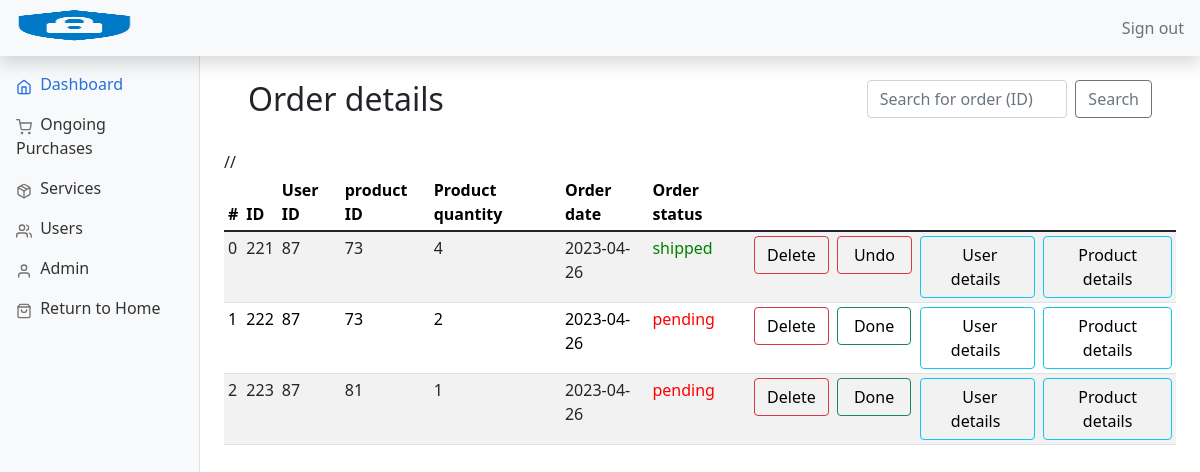
/admin/orders.php (signed in), run on the app's committed database.
### tables this page shows
CREATE TABLE `orders` (
  `order_id` int(11) NOT NULL,
  `item_id` int(11) NOT NULL,
  `user_id` int(11) NOT NULL,
  `order_quantity` int(3) NOT NULL,
  `order_date` date NOT NULL,
  `order_status` tinyint(1) NOT NULL DEFAULT 0
);

### admin/includes/functions.php (called while the page is built, shortened)
<?php
$connection = mysqli_connect("localhost", "root", "", "Sec");
function query($query)
{
    global $connection;
    $run = mysqli_query($connection, $query);
    if ($run) {
        while ($row = $run->fetch_assoc()) {
            $data[] = $row;
        }
        return $data;
    } else {
        return 0;
    }
}
function check_admin($id)
{
    $query = "SELECT admin_id FROM admin where admin_id='$id'";
    $row = query($query);
    if (empty($row)) {
        return 0;
    } else {
        return 1;
    }
}
function all_orders()
{
    $query = "SELECT * FROM orders";
    $data = query($query);
    return $data;
}

### admin/orders.php (the view, shortened to what this page needs)
<?php
include "includes/head.php";
?>
<body>
    <?php
    include "includes/header.php"
    ?>
    <?php
    include "includes/sidebar.php";
    ?>
    <main class="col-md-9 ms-sm-auto col-lg-10 px-md-4">
        <div class="container">
            <div class="row align-items-start">
                <div class="col">
                    <br>
                    <h2>Order details</h2>
                    <br>
                </div>
                <div class="col">
                    <br>
                    <form class="d-flex" method="GET" action="orders.php">
                        <input class="form-control me-2 col" type="search" name="search_order_id" placeholder="Search for order (ID)" aria-label="Search">
                        <button class="btn btn-outline-secondary" type="submit" name="search_order" value="search">Search</button>
                    </form>
                    <br>
                </div>
            </div>
        </div>
        <div class="table-responsive">
            <table class="table table-striped table-sm">
                <thead>
                    <tr>
                        <th scope="col">#</th>
                        <th scope="col">ID</th>
                        <th scope="col">User ID</th>
                        <th scope="col">product ID</th>
                        <th scope="col">Product quantity</th>
                        <th scope="col">Order date</th>
                        <th scope="col">Order status</th>
                </thead>
                //<tbody>
                    <?php
                    $data = all_orders();
                    $num = sizeof($data);
                    for ($i = 0; $i < $num; $i++) {
                    ?>
                        <tr>
                            <td><?php echo $i ?></td>
                            <td><?php echo $data[$i]['order_id'] ?></td>
                            <td><?php echo $data[$i]['user_id'] ?></td>
                            <td><?php echo $data[$i]['item_id'] ?></td>
                            <td><?php echo $data[$i]['order_quantity'] ?></td>
                            <td><?php echo $data[$i]['order_date'] ?></td>
                            <?php if ($data[$i]['order_status'] == 1) {
                            ?>
                                <td style="color: green;">
                                    shipped
                                </td>
                            <?php
                            } else {
                            ?>
                                <td style="color: red;">
                                    pending
                                </td>
                            <?php
                            }
                            ?>
                            <td>
                                <button type="button" class="btn  btn-outline-danger"><a style="text-decoration: none; color:black;" href="orders.php?delete=<?php echo $data[$i]['order_id'] ?>">Delete</a></button>
                            </td>
                            <?php if ($data[$i]['order_status'] == 1) {
                            ?>
                                <td>
                                    <button type="button" class="btn  btn-outline-danger"><a style="text-decoration: none; color:black;" href="orders.php?undo=<?php echo $data[$i]['order_id'] ?>">&nbsp;Undo&nbsp;</a></button>
                                </td>
                            <?php
                            } else {
                            ?>
                                <td>
                                    <button type="button" class="btn  btn-outline-success"><a style="text-decoration: none; color:black;" href="orders.php?done=<?php echo $data[$i]['order_id'] ?>">&nbsp;Done&nbsp;</a></button>
                                </td>
                            <?php
                            }
                            ?>
                            <td>
                                <button type="button" class="btn  btn-outline-info"><a style="text-decoration: none; color:black;" href="customers.php?id=<?php echo $data[$i]['user_id'] ?>"> &nbsp;User details&nbsp; </a></button>
                            </td>
                            <td>
                                <button type="button" class="btn  btn-outline-info"><a style="text-decoration: none; color:black;" href="products.php?id=<?php echo $data[$i]['item_id'] ?>">Product details</a></button>
                            </td>
                        </tr>
                    <?php
                    }
                    ?>
                </tbody>
            </table>
        </div>
        <br><br>
    </main>
</body>

### admin/dashboard.css (style rules this page uses)
body { font-size: 0.875rem; }

### data on the page
orders: order_id "221", user "87", item "73", order_quantity "4", order_date "2023-04-26", order_status "shipped"
orders: order_id "222", user "87", item "73", order_quantity "2", order_date "2023-04-26", order_status "pending"
orders: order_id "223", user "87", item "81", order_quantity "1", order_date "2023-04-26", order_status "pending"
